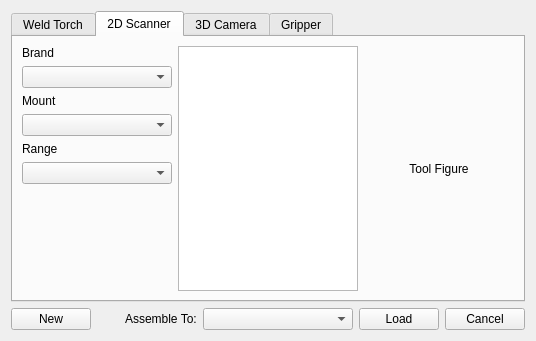
<?xml version="1.0" encoding="UTF-8"?>
<ui version="4.0">
 <class>ToolOperationPanel</class>
 <widget class="QWidget" name="ToolOperationPanel">
  <property name="geometry">
   <rect>
    <x>0</x>
    <y>0</y>
    <width>534</width>
    <height>341</height>
   </rect>
  </property>
  <property name="windowTitle">
   <string>Form</string>
  </property>
  <layout class="QVBoxLayout" name="verticalLayout">
   <item>
    <widget class="QTabWidget" name="tabWidget">
     <property name="currentIndex">
      <number>1</number>
     </property>
     <widget class="QWidget" name="tab_weldTorch">
      <attribute name="title">
       <string>Weld Torch</string>
      </attribute>
      <layout class="QHBoxLayout" name="horizontalLayout_2">
       <item>
        <layout class="QVBoxLayout" name="verticalLayout_3">
         <item>
          <widget class="QLabel" name="label">
           <property name="minimumSize">
            <size>
             <width>150</width>
             <height>0</height>
            </size>
           </property>
           <property name="maximumSize">
            <size>
             <width>16777215</width>
             <height>30</height>
            </size>
           </property>
           <property name="text">
            <string>Brand</string>
           </property>
          </widget>
         </item>
         <item>
          <widget class="QComboBox" name="comboBox_TorchBrand"/>
         </item>
         <item>
          <widget class="QLabel" name="label_4">
           <property name="text">
            <string>Tube Type</string>
           </property>
          </widget>
         </item>
         <item>
          <widget class="QComboBox" name="comboBox_TorchTubeType"/>
         </item>
         <item>
          <widget class="QLabel" name="label_11">
           <property name="text">
            <string>Tube Length</string>
           </property>
          </widget>
         </item>
         <item>
          <widget class="QComboBox" name="comboBox_TorchTubeLength"/>
         </item>
         <item>
          <spacer name="verticalSpacer">
           <property name="orientation">
            <enum>Qt::Vertical</enum>
           </property>
           <property name="sizeHint" stdset="0">
            <size>
             <width>20</width>
             <height>40</height>
            </size>
           </property>
          </spacer>
         </item>
        </layout>
       </item>
       <item>
        <widget class="QListView" name="listView_TorchList">
         <property name="minimumSize">
          <size>
           <width>180</width>
           <height>0</height>
          </size>
         </property>
         <property name="maximumSize">
          <size>
           <width>16777215</width>
           <height>16777215</height>
          </size>
         </property>
        </widget>
       </item>
       <item>
        <widget class="QLabel" name="label_5">
         <property name="minimumSize">
          <size>
           <width>150</width>
           <height>0</height>
          </size>
         </property>
         <property name="text">
          <string>Tool Figure</string>
         </property>
         <property name="alignment">
          <set>Qt::AlignCenter</set>
         </property>
        </widget>
       </item>
      </layout>
     </widget>
     <widget class="QWidget" name="tab_2DScanner">
      <attribute name="title">
       <string>2D Scanner</string>
      </attribute>
      <layout class="QHBoxLayout" name="horizontalLayout_3">
       <item>
        <layout class="QVBoxLayout" name="verticalLayout_4">
         <item>
          <widget class="QLabel" name="label_2">
           <property name="minimumSize">
            <size>
             <width>150</width>
             <height>0</height>
            </size>
           </property>
           <property name="maximumSize">
            <size>
             <width>16777215</width>
             <height>30</height>
            </size>
           </property>
           <property name="text">
            <string>Brand</string>
           </property>
          </widget>
         </item>
         <item>
          <widget class="QComboBox" name="comboBox_2DScannerBrand"/>
         </item>
         <item>
          <widget class="QLabel" name="label_8">
           <property name="text">
            <string>Mount</string>
           </property>
          </widget>
         </item>
         <item>
          <widget class="QComboBox" name="comboBox_2DScannerMount"/>
         </item>
         <item>
          <widget class="QLabel" name="label_13">
           <property name="text">
            <string>Range</string>
           </property>
          </widget>
         </item>
         <item>
          <widget class="QComboBox" name="comboBox_2DScannerRange"/>
         </item>
         <item>
          <spacer name="verticalSpacer_2">
           <property name="orientation">
            <enum>Qt::Vertical</enum>
           </property>
           <property name="sizeHint" stdset="0">
            <size>
             <width>20</width>
             <height>40</height>
            </size>
           </property>
          </spacer>
         </item>
        </layout>
       </item>
       <item>
        <widget class="QListView" name="listView_2DScannerList">
         <property name="minimumSize">
          <size>
           <width>180</width>
           <height>0</height>
          </size>
         </property>
         <property name="maximumSize">
          <size>
           <width>16777215</width>
           <height>16777215</height>
          </size>
         </property>
        </widget>
       </item>
       <item>
        <widget class="QLabel" name="label_7">
         <property name="minimumSize">
          <size>
           <width>150</width>
           <height>0</height>
          </size>
         </property>
         <property name="text">
          <string>Tool Figure</string>
         </property>
         <property name="alignment">
          <set>Qt::AlignCenter</set>
         </property>
        </widget>
       </item>
      </layout>
     </widget>
     <widget class="QWidget" name="tab_3DCamera">
      <attribute name="title">
       <string>3D Camera</string>
      </attribute>
      <layout class="QHBoxLayout" name="horizontalLayout_4">
       <item>
        <layout class="QVBoxLayout" name="verticalLayout_5">
         <item>
          <widget class="QLabel" name="label_3">
           <property name="minimumSize">
            <size>
             <width>150</width>
             <height>0</height>
            </size>
           </property>
           <property name="maximumSize">
            <size>
             <width>16777215</width>
             <height>30</height>
            </size>
           </property>
           <property name="text">
            <string>Brand</string>
           </property>
          </widget>
         </item>
         <item>
          <widget class="QComboBox" name="comboBox_3DCameraBrand"/>
         </item>
         <item>
          <spacer name="verticalSpacer_3">
           <property name="orientation">
            <enum>Qt::Vertical</enum>
           </property>
           <property name="sizeHint" stdset="0">
            <size>
             <width>20</width>
             <height>40</height>
            </size>
           </property>
          </spacer>
         </item>
        </layout>
       </item>
       <item>
        <widget class="QListView" name="listView_3DCameraList">
         <property name="minimumSize">
          <size>
           <width>180</width>
           <height>0</height>
          </size>
         </property>
         <property name="maximumSize">
          <size>
           <width>16777215</width>
           <height>16777215</height>
          </size>
         </property>
        </widget>
       </item>
       <item>
        <widget class="QLabel" name="label_9">
         <property name="minimumSize">
          <size>
           <width>150</width>
           <height>0</height>
          </size>
         </property>
         <property name="text">
          <string>Tool Figure</string>
         </property>
         <property name="alignment">
          <set>Qt::AlignCenter</set>
         </property>
        </widget>
       </item>
      </layout>
     </widget>
     <widget class="QWidget" name="tab_Gripper">
      <attribute name="title">
       <string>Gripper</string>
      </attribute>
      <layout class="QHBoxLayout" name="horizontalLayout_5">
       <item>
        <layout class="QVBoxLayout" name="verticalLayout_6">
         <item>
          <widget class="QLabel" name="label_10">
           <property name="minimumSize">
            <size>
             <width>150</width>
             <height>0</height>
            </size>
           </property>
           <property name="text">
            <string>Brand</string>
           </property>
          </widget>
         </item>
         <item>
          <widget class="QComboBox" name="comboBox_GripperBrand">
           <property name="minimumSize">
            <size>
             <width>0</width>
             <height>0</height>
            </size>
           </property>
          </widget>
         </item>
         <item>
          <spacer name="verticalSpacer_4">
           <property name="orientation">
            <enum>Qt::Vertical</enum>
           </property>
           <property name="sizeHint" stdset="0">
            <size>
             <width>20</width>
             <height>40</height>
            </size>
           </property>
          </spacer>
         </item>
        </layout>
       </item>
       <item>
        <widget class="QListView" name="listView_GripperList">
         <property name="minimumSize">
          <size>
           <width>180</width>
           <height>0</height>
          </size>
         </property>
         <property name="maximumSize">
          <size>
           <width>16777215</width>
           <height>16777215</height>
          </size>
         </property>
        </widget>
       </item>
       <item>
        <widget class="QLabel" name="label_12">
         <property name="minimumSize">
          <size>
           <width>150</width>
           <height>0</height>
          </size>
         </property>
         <property name="text">
          <string>Tool Figure</string>
         </property>
         <property name="alignment">
          <set>Qt::AlignCenter</set>
         </property>
        </widget>
       </item>
      </layout>
     </widget>
    </widget>
   </item>
   <item>
    <layout class="QHBoxLayout" name="horizontalLayout">
     <item>
      <widget class="QPushButton" name="pushButton_CreateTool">
       <property name="text">
        <string>New</string>
       </property>
      </widget>
     </item>
     <item>
      <spacer name="horizontalSpacer">
       <property name="orientation">
        <enum>Qt::Horizontal</enum>
       </property>
       <property name="sizeHint" stdset="0">
        <size>
         <width>40</width>
         <height>20</height>
        </size>
       </property>
      </spacer>
     </item>
     <item>
      <widget class="QLabel" name="label_6">
       <property name="text">
        <string>Assemble To:</string>
       </property>
      </widget>
     </item>
     <item>
      <widget class="QComboBox" name="comboBox_assembleTarget">
       <property name="minimumSize">
        <size>
         <width>150</width>
         <height>0</height>
        </size>
       </property>
      </widget>
     </item>
     <item>
      <widget class="QPushButton" name="pushButton_LoadTool">
       <property name="text">
        <string>Load</string>
       </property>
      </widget>
     </item>
     <item>
      <widget class="QPushButton" name="pushButton_cancel">
       <property name="text">
        <string>Cancel</string>
       </property>
      </widget>
     </item>
    </layout>
   </item>
  </layout>
 </widget>
 <resources/>
 <connections/>
</ui>
